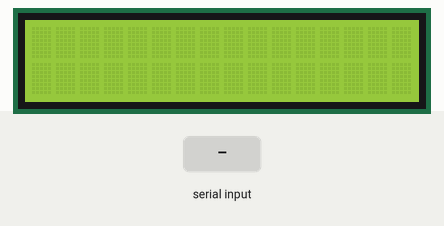
Recording of a sketch running on a simulated Arduino Uno, built with avr-gcc and run on an emulated ATmega328P. Shown: 16×2 character LCD. The inputs (shaded band) are chosen by the test bench. EEPROM starts erased.

Above: at 1.9 s.
2.0 s: "1\n" received over Serial
At 3.2 s:
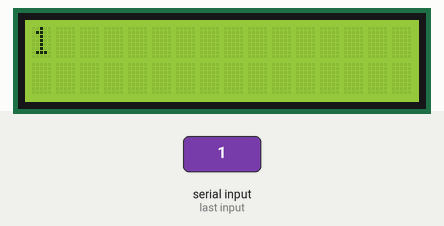
3.5 s: "0\n" received over Serial
At 4.3 s:
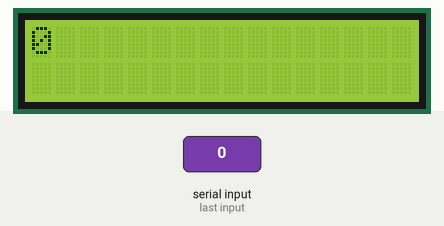
5.0 s: "2\n" received over Serial
At 5.5 s:
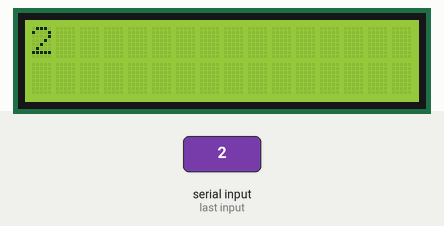
Timing chart, 0 to 8.0 s (numbered marks = the images above; inputs shaded):
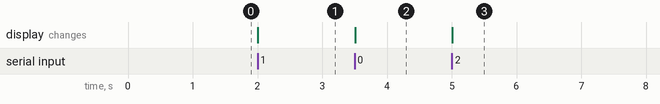

The sketch:

eepromWrite.ino
```cpp
#include <EEPROM.h>
#include <LiquidCrystal.h>


String x="";

LiquidCrystal lcd(12, 11, 5, 4, 3, 2);

void setup() {
  // set up the LCD's number of columns and rows:
  lcd.begin(16, 2);
  Serial.begin(9600);
  String r="";

    for(int i=0; i<1024; i++){
        char cc=EEPROM.read(i);
        if(cc=='\n'){

           lcd.print(r);
           Serial.println(r);
           break;
        }

           r=r+cc;
    }

}
void loop() {

    if(Serial.available()){
    char c=(char) Serial.read();
        if(c!='\n'){
           x=x+c;
        }else{
           lcd.print(x);
           x=x+"\n";
           for(int i=0; i<x.length(); i++){
             EEPROM.write(i,x.charAt(i));
           }
           lcd.setCursor(0,0);

           x="";

         }

    }
}
```

Measured:
- after the input at 2.0 s, the display: changes at once (image 1)
- after the input at 3.5 s, the display: changes at once (image 2)
- after the input at 5.0 s, the display: changes at once (image 3)
